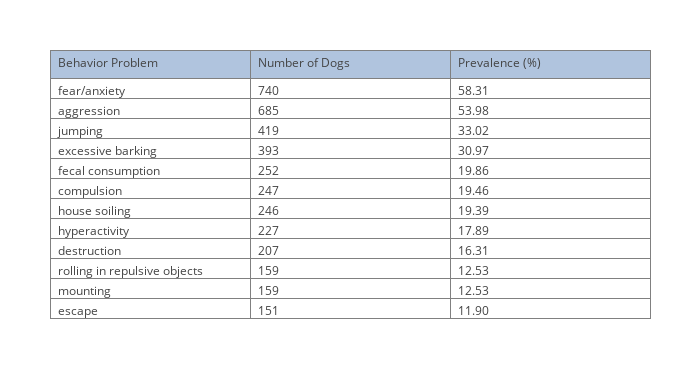

Write notebook code for a chart like this one.
### Markdown cell above
## Prevalence of Individual Behavior Problems

This section aims to calculate the prevalence for each behavior problem included in the study. The adjusted dataset is utilized to eliminate potential bias.

### Code cell
# Create the necessary dataframe.
fields = ('q02_main_1, q02_main_2, q02_main_3, q02_main_4, q02_main_5, q02_main_6, '
          'q02_main_7, q02_main_8, q02_main_9, q02_main_10, q02_main_12, q02_main_13')
labels = ['aggression', 'fear/anxiety', 'compulsion', 'house soiling', 'excessive barking', 
          'jumping', 'mounting', 'fecal consumption', 'destruction',
          'rolling in repulsive objects', 'escape', 'hyperactivity']
df = createNumericDataFrame(DOG_TABLE, fields, labels, filtered=True)

# Get individual behavior problem counts and display as a table.
sums = df.sum()
sums = sums.sort_values(ascending=False)

# Calculate the prevalence of each behavior problem.
total_dogs = len(df.index)
prevalence_cal = lambda x: (x / total_dogs) * 100
prevalences = sums.apply(prevalence_cal)

# Get individual behavior problem counts and display as a table.
trace = go.Table(
    header=dict(values=['Behavior Problem', 'Number of Dogs', 'Prevalence (%)'],
                fill = dict(color='#B0C4DE'),
                align = ['left'] * 5),
    cells=dict(values=[sums.index.values, sums.values, prevalences.values],
               align = ['left'] * 5,
               format = [None, 'd', '.2f']))
data = [trace] 
layout = go.Layout(width=700, height=375, margin=go.Margin(l=50, r=50, b=50, t=50, pad=4))
fig = dict(data=data, layout=layout)
py.iplot(fig)

### Figure 1 — Plotly figure (JSON) as saved in the notebook; plotly's stock layout.template omitted (floating-point values rounded to 4 significant figures)
{"data": [{"cells": {"align": ["left", "left", "left", "left", "left"], "format": [null, "d", ".2f"], "values": [["fear/anxiety", "aggression", "jumping", "excessive barking", "fecal consumption", "compulsion", "house soiling", "hyperactivity", "destruction", "rolling in repulsive objects", "mounting", "escape"], [740, 685, 419, 393, 252, 247, 246, 227, 207, 159, 159, 151], [58.31, 53.98, 33.02, 30.97, 19.86, 19.46, 19.39, 17.89, 16.31, 12.53, 12.53, 11.9]]}, "header": {"align": ["left", "left", "left", "left", "left"], "fill": {"color": "#B0C4DE"}, "values": ["Behavior Problem", "Number of Dogs", "Prevalence (%)"]}, "type": "table"}], "layout": {"height": 375, "margin": {"b": 50, "l": 50, "pad": 4, "r": 50, "t": 50}, "width": 700}}
